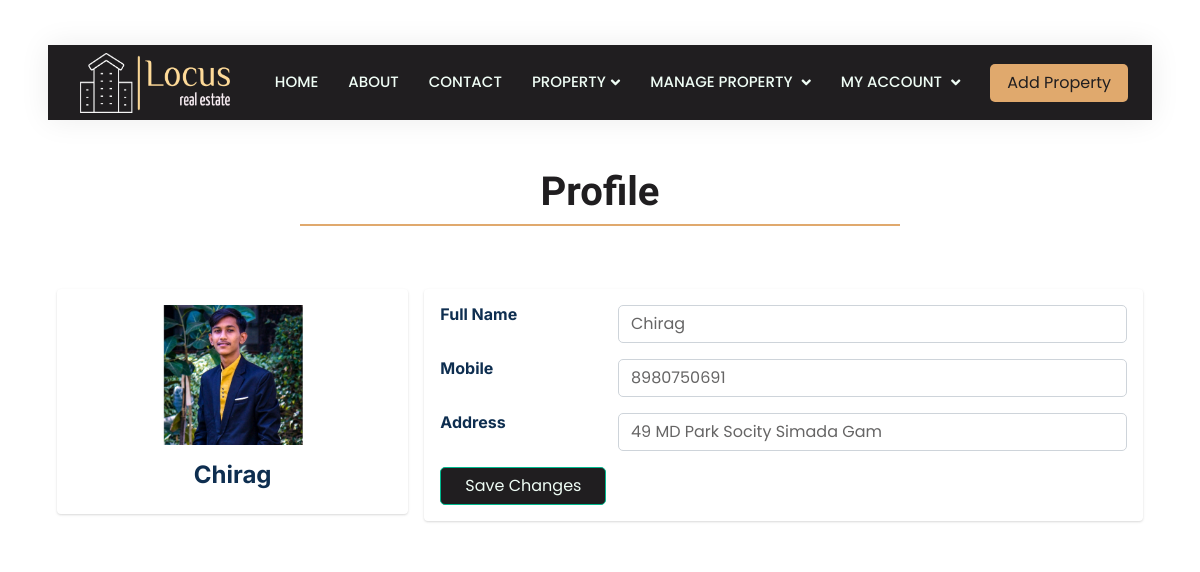
Screenshot of /edit_profile.php (signed in) with the database file from the repository.
### tables this page shows
CREATE TABLE `user` (
  `uid` int(50) NOT NULL,
  `uname` varchar(250) NOT NULL,
  `mno` varchar(250) NOT NULL,
  `email` varchar(250) NOT NULL,
  `password` varchar(250) NOT NULL,
  `address` varchar(250) NOT NULL,
  `credit` int(250) NOT NULL DEFAULT 3,
  `img` varchar(250) DEFAULT 'user.png',
  `date` date NOT NULL DEFAULT current_timestamp()
);

### edit_profile.php (the view, shortened to what this page needs)
<?php
    include('./config/config.php');
    $uid = $_SESSION['uid'];
    $select_qur="select * from user where uid='$uid'";
    $query = mysqli_query($con , $select_qur);
    $data=mysqli_fetch_array($query);
?>
<!DOCTYPE html>
<html lang="en">
<head>
    <link href="https://cdnjs.cloudflare.com/ajax/libs/font-awesome/5.10.0/css/all.min.css" rel="stylesheet">
    <link href="https://cdn.jsdelivr.net/npm/bootstrap-icons@1.4.1/font/bootstrap-icons.css" rel="stylesheet">
    <link href="lib/animate/animate.min.css" rel="stylesheet">
    <link href="lib/owlcarousel/assets/owl.carousel.min.css" rel="stylesheet">
    <link href="css/bootstrap.min.css" rel="stylesheet">
    <link href="css/style.css" rel="stylesheet">
</head>
<body class=" bg-white" >
    <div class="bg-white p-0">
        <?php include('../User/include/spinner.php')?>
        <?php include('../User/include/header.php')?>
        <div class="container mt-5">
            <div class="text-center mx-auto mb-5 text-black wow fadeInUp" data-wow-delay="0.1s"
                style="max-width: 600px;">
                <h1 class="mb-3 text-black pb-2" style="border-bottom: 2px solid var(--tan);">Profile</h1>
            </div>
        </div>
        <div class="profile">
            <div class="container">
                <div class="main-body">
                    <div class="row gutters-sm">
                        <div class="col-md-4 mb-3">
                            <div class="card">
                                <div class="card-body">
                                    <div class="d-flex flex-column align-items-center text-center">
                                            <img src="img/user/<?php echo $data['img']; ?>" class="upload"  id="image" >
                                        <div class="mt-3">
                                            <h4><?php echo $data['uname']?></h4>
                                        </div>
                                    </div>
                                </div>
                            </div>
                        </div>
                        <div class="col-lg-8">
                            <div class="card">
                                <div class="card-body">
                                    <form action="edit_profile.php" method="post">
                                        <div class="row mb-3">
                                            <div class="col-sm-3">
                                                <h6 class="mb-0">Full Name</h6>
                                            </div>
                                            <div class="col-sm-9 text-secondary">
                                                <input type="text" class="form-control" name="uname"
                                                    value="<?php echo $data['uname']?>">
                                            </div>
                                        </div>
                                        <div class="row mb-3">
                                            <div class="col-sm-3">
                                                <h6 class="mb-0">Mobile</h6>
                                            </div>
                                            <div class="col-sm-9 text-secondary">
                                                <input type="text" class="form-control" name="mno"
                                                    value="<?php echo $data['mno']?>">
                                            </div>
                                        </div>
                                        <div class="row mb-3">
                                            <div class="col-sm-3">
                                                <h6 class="mb-0">Address</h6>
                                            </div>
                                            <div class="col-sm-9 text-secondary">
                                                <input type="text" class="form-control" name="address"
                                                    value="<?php echo $data['address']?>">
                                            </div>
                                        </div>
                                        <div class="row">
                                            <div class="col-sm-9 text-secondary">
                                                <input type="submit" class="btn btn-primary px-4" name="edit_btn"
                                                    value="Save Changes">
                                            </div>
                                        </div>
                                    </form>
                                </div>
                            </div>
                        </div>
                    </div>
                </div>
            </div>
        </div>
</body>
</html>

### css/style.css (style rules this page uses)
:root { --primary: #E0A96D; --secondary: #4e4e4e; --light: #EFFDF5; --dark: #0E2E50; --black :#201E20; --beige :#DDC3A5; --tan :#E0A96D; --bgcolor:#ffead32b; }
body { background-color: var(--bgcolor); font-family: "Poppins" , sans-serif; }
h1 , h2 { font-family: 'Abhaya Libre', serif; }
.text-black { color: var(--black); }
.btn { transition: .5s; }
.btn.btn-primary, .btn.btn-secondary { color: var(--light); background-color: var(--black); }
body { margin-top:20px; color: #1a202c; text-align: left; background-color: #e2e8f0; }
.main-body { padding: 15px; }
.card { box-shadow: 0 1px 3px 0 rgba(0,0,0,.1), 0 1px 2px 0 rgba(0,0,0,.06); }
.card { position: relative; display: flex; flex-direction: column; min-width: 0; word-wrap: break-word; background-color: #fff; background-clip: border-box; border: 0 solid rgba(0,0,0,.125); border-radius: .25rem; }
.card-body { flex: 1 1 auto; min-height: 1px; padding: 1rem; }
.gutters-sm { margin-right: -8px; margin-left: -8px; }
.gutters-sm>.col, .gutters-sm>[class*=col-] { padding-right: 8px; padding-left: 8px; }
.mb-3, .my-3 { margin-bottom: 1rem!important; }
* { scrollbar-width: thin; scrollbar-color: #FFFFFF #000000; }

### edit_profile.php (style rules this page uses)
.upload { width: 140px; position: relative; margin: auto; text-align: center; }

### rows the page displays
user: img (picture), uname "Chirag", mno "8980750691", address "49 MD Park Socity Simada Gam"
